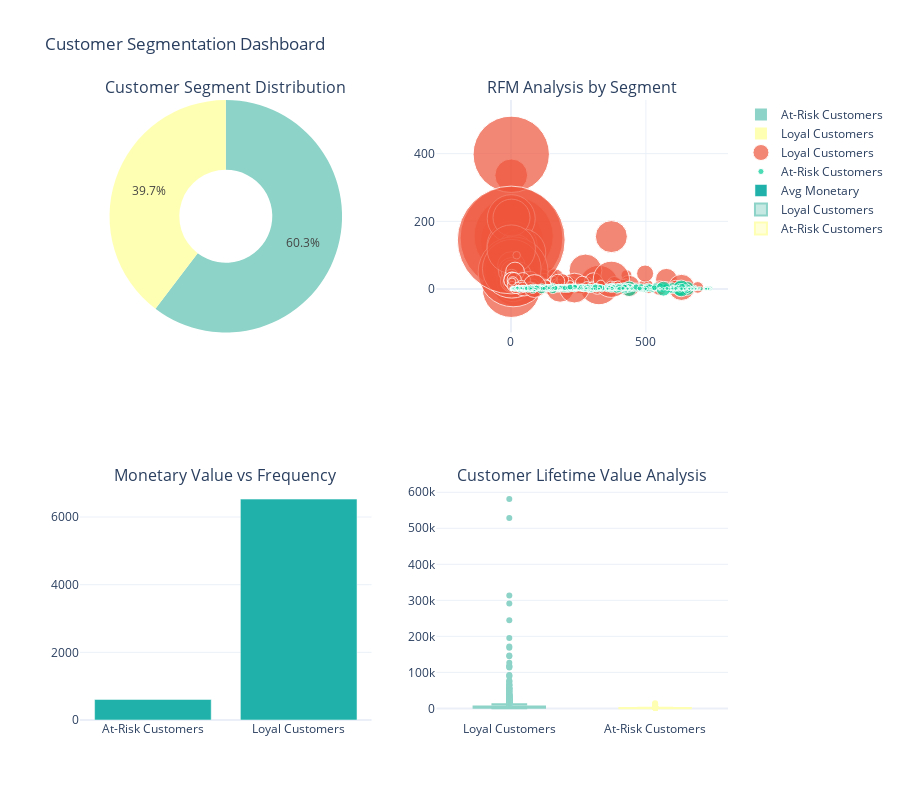

Notebook cell for this chart:
### Code cell
# 3. CUSTOMER SEGMENTATION DASHBOARD
print("3. CUSTOMER SEGMENTATION DASHBOARD")

# Create comprehensive customer segmentation visualization
fig = make_subplots(
    rows=2, cols=2,
    subplot_titles=('Customer Segment Distribution', 'RFM Analysis by Segment',
                   'Monetary Value vs Frequency', 'Customer Lifetime Value Analysis'),
    specs=[[{"type": "pie"}, {"type": "scatter"}],
          [{"type": "bar"}, {"type": "box"}]]
)

# Pie chart - Segment distribution
segment_counts = customer_segments['Segment'].value_counts()
fig.add_trace(
    go.Pie(labels=segment_counts.index, values=segment_counts.values, 
           name="Segments", hole=0.4, marker_colors=px.colors.qualitative.Set3),
    row=1, col=1
)

# Scatter plot - RFM analysis
for segment in customer_segments['Segment'].unique():
    segment_data = customer_segments[customer_segments['Segment'] == segment]
    fig.add_trace(
        go.Scatter(x=segment_data['Recency'], y=segment_data['Frequency'],
                  mode='markers', name=segment, 
                  marker=dict(size=segment_data['Monetary']/100, sizemode='area'),
                  text=segment_data['Monetary'].apply(lambda x: f"${x:.0f}")),
        row=1, col=2
    )

# Bar chart - Average metrics by segment
segment_metrics = customer_segments.groupby('Segment').agg({
    'Recency': 'mean',
    'Frequency': 'mean',
    'Monetary': 'mean'
}).reset_index()

fig.add_trace(
    go.Bar(x=segment_metrics['Segment'], y=segment_metrics['Monetary'],
           name='Avg Monetary', marker_color='lightseagreen'),
    row=2, col=1
)

# Box plot - Monetary distribution by segment
for i, segment in enumerate(customer_segments['Segment'].unique()):
    segment_data = customer_segments[customer_segments['Segment'] == segment]
    fig.add_trace(
        go.Box(y=segment_data['Monetary'], name=segment,
               marker_color=px.colors.qualitative.Set3[i]),
        row=2, col=2
    )

fig.update_layout(height=800, title_text="Customer Segmentation Dashboard", showlegend=True)
fig.show()

### Figure 1 — Plotly figure (JSON) as saved in the notebook; plotly's stock layout.template omitted (floating-point values rounded to 4 significant figures; data arrays with more than 128 entries replaced by an {"elided": "..."} marker saying what was removed)
{"data": [{"domain": {"x": [0, 0.45], "y": [0.625, 1]}, "hole": 0.4, "labels": ["At-Risk Customers", "Loyal Customers"], "marker": {"colors": ["rgb(141,211,199)", "rgb(255,255,179)", "rgb(190,186,218)", "rgb(251,128,114)", "rgb(128,177,211)", "rgb(253,180,98)", "rgb(179,222,105)", "rgb(252,205,229)", "rgb(217,217,217)", "rgb(188,128,189)", "rgb(204,235,197)", "rgb(255,237,111)"]}, "name": "Segments", "type": "pie", "values": [3547, 2331]}, {"marker": {"size": {"elided": "2331 float values"}, "sizemode": "area"}, "mode": "markers", "name": "Loyal Customers", "text": {"elided": "2331 str values"}, "type": "scatter", "x": {"elided": "2331 int values"}, "xaxis": "x", "y": {"elided": "2331 int values"}, "yaxis": "y"}, {"marker": {"size": {"elided": "3547 float values"}, "sizemode": "area"}, "mode": "markers", "name": "At-Risk Customers", "text": {"elided": "3547 str values"}, "type": "scatter", "x": {"elided": "3547 int values"}, "xaxis": "x", "y": {"elided": "3547 int values"}, "yaxis": "y"}, {"marker": {"color": "lightseagreen"}, "name": "Avg Monetary", "type": "bar", "x": ["At-Risk Customers", "Loyal Customers"], "xaxis": "x2", "y": [607.5, 6529.0], "yaxis": "y2"}, {"marker": {"color": "rgb(141,211,199)"}, "name": "Loyal Customers", "type": "box", "xaxis": "x3", "y": {"elided": "2331 float values"}, "yaxis": "y3"}, {"marker": {"color": "rgb(255,255,179)"}, "name": "At-Risk Customers", "type": "box", "xaxis": "x3", "y": {"elided": "3547 float values"}, "yaxis": "y3"}], "layout": {"annotations": [{"font": {"size": 16}, "showarrow": false, "text": "Customer Segment Distribution", "x": 0.225, "xanchor": "center", "xref": "paper", "y": 1, "yanchor": "bottom", "yref": "paper"}, {"font": {"size": 16}, "showarrow": false, "text": "RFM Analysis by Segment", "x": 0.775, "xanchor": "center", "xref": "paper", "y": 1, "yanchor": "bottom", "yref": "paper"}, {"font": {"size": 16}, "showarrow": false, "text": "Monetary Value vs Frequency", "x": 0.225, "xanchor": "center", "xref": "paper", "y": 0.375, "yanchor": "bottom", "yref": "paper"}, {"font": {"size": 16}, "showarrow": false, "text": "Customer Lifetime Value Analysis", "x": 0.775, "xanchor": "center", "xref": "paper", "y": 0.375, "yanchor": "bottom", "yref": "paper"}], "height": 800, "showlegend": true, "title": {"text": "Customer Segmentation Dashboard"}, "xaxis": {"anchor": "y", "domain": [0.55, 1]}, "xaxis2": {"anchor": "y2", "domain": [0, 0.45]}, "xaxis3": {"anchor": "y3", "domain": [0.55, 1]}, "yaxis": {"anchor": "x", "domain": [0.625, 1]}, "yaxis2": {"anchor": "x2", "domain": [0, 0.375]}, "yaxis3": {"anchor": "x3", "domain": [0, 0.375]}}}
